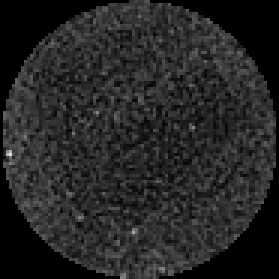
#> input picture 14CR01.png, 93 x 93 px (shown 3 times larger); its folder holds only this picture in this run
$ jupyter execute --allow-errors CTScan_entropy.ipynb   (shell and % lines are left out)   (older library calls are emulated)
#> lines starting #> are read from the running program, lines starting #| are printed output that depends on the picture
[cell 1]
# source http://scikit-image.org/docs/dev/auto_examples/filters/plot_entropy.html
# http://scikit-image.org/docs/dev/auto_examples/features_detection/plot_glcm.html

<div class="document" id="entropy">
<h1 class="title">Entropy</h1>
<p>In information theory, information entropy is the log-base-2 of the number of
possible outcomes for a message.</p>
<p>For an image, local entropy is related to the complexity contained in a given
neighborhood, typically defined by a structuring element. The entropy filter can
detect subtle variations in the local gray level distribution.</p>
<p>In the first example, the image is composed of two surfaces with two slightly
different distributions. The image has a uniform random distribution in the
range [-14, +14] in the middle of the image and a uniform random distribution in
the range [-15, 15] at the image borders, both centered at a gray value of 128.
To detect the central square, we compute the local entropy measure using a
circular structuring element of a radius big enough to capture the local gray
level distribution. The second example shows how to detect texture in the camera
image using a smaller structuring element.</p>
</div>

## Caractérisation de l'homogénéité rocheuse d'images du CT-scan

Les modules nécessaires de scikit - image

[cell 2]
import numpy as np
import matplotlib.pyplot as plt
from skimage import data
from skimage.util import img_as_ubyte
from skimage.util import img_as_uint
from skimage.filters.rank import entropy
from skimage.morphology import disk
from skimage.feature import greycomatrix, greycoprops
import skimage.io as io
import glob

Les images se trouvent dans le même dossier que le script et ils sont en format .png de dimension égale. On initialise une liste de toutes les images avec glob

[cell 3]
# Density CT scan images
im  = glob.glob("*.png") # ["all the .png files in the folder", ]
# Photo sample image
# im  = glob.glob("img/*.png") # ["all the .png files in the folder img", ]

On extrapole un masque (cercle) pour calculer l'entropie moyenne uniquement sur  l'image et pas sur les bords.

#> (a cell that did not finish here is left out)

On produit l'image qui représente la numérisation (à gauche) avec l'identifiant de l'image et est entropie (à droite) avec la valeur moyenne sur l'image masquée.

[cell 5]
nrows = len(im)
# One fig for all samples
fig, axes = plt.subplots(nrows, 2,figsize=(6, 32), sharex=True,sharey=True,subplot_kw={"adjustable": "box-forced"})
bbox_props = dict(boxstyle="round,pad=0.3", lw=1,fc='white')

def main():
    for i,row in enumerate(axes):
        x = io.imread(im[i],as_grey=True)
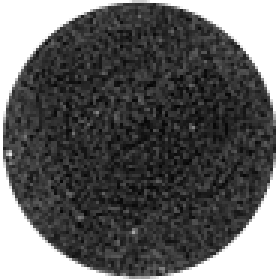
#> x: shape (93, 93) float64 (shown 3 times larger); min 0.0258, max 1, mean 0.382
        x1 = img_as_uint(x)
        x2 = img_as_ubyte(x)
        y = entropy(x1,disk(1))
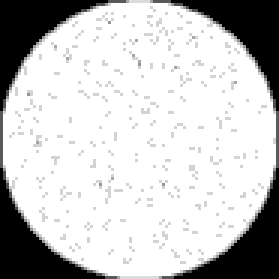
#> y: shape (93, 93) float64 (shown 3 times larger); min 0, max 2.32, mean 1.8; drawn with min black and max white
        y_mean = np.mean(y[inner_mask])
        glcm = greycomatrix(x2, [1], [0], 256)
        hom = greycoprops(glcm, 'homogeneity')
        plot(row, x, y,y_mean,im[i],hom)

    plt.show()
    fig.savefig('CTScan_entropy.pdf',bbox_inches='tight')

def plot(axrow, x, y,y_mean,im,hom):
    im0 = axrow[0].imshow(x,  cmap=plt.cm.gray)
    axrow[0].set_title("Image ="+ str(im),fontsize=9)
    axrow[0].axis("off")
    axrow[0].text(46, 16, "hom = "+str(round(hom,2)), ha="center", va="center",size=10,bbox=bbox_props)
    fig.colorbar(im0, ax=axrow[0])
    im1 = axrow[1].imshow(y,  cmap=plt.cm.gray)
    axrow[1].set_title("Entropy = "+str(round(y_mean,2)),fontsize=10)
    axrow[1].axis("off")

    fig.colorbar(im1, ax=axrow[1])

#> (the rest of this cell did not finish here and is left out)

$ run again, on 14CR06B.png
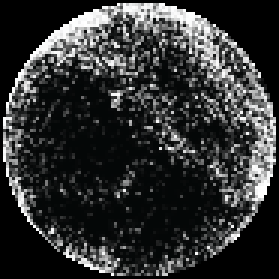
#> input picture 14CR06B.png, 93 x 93 px (shown 3 times larger)
#> in main, `x = io.imread(im[i],as_grey=True)`:
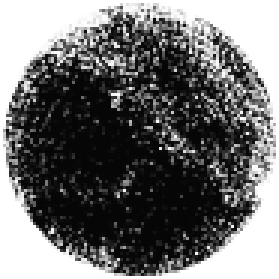
#> x: shape (93, 93) float64 (shown 3 times larger); min 0.025, max 1, mean 0.437
#> in main, `y = entropy(x1,disk(1))`:
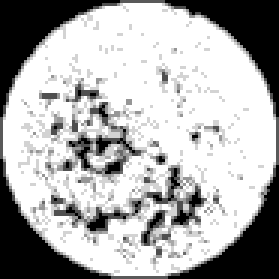
#> y: shape (93, 93) float64 (shown 3 times larger); min 0, max 2.32, mean 1.59; drawn with min black and max white

$ run again, on 14CR10A.png
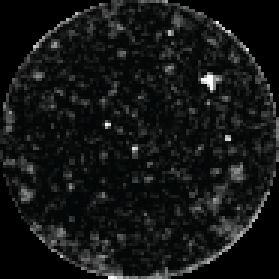
#> input picture 14CR10A.png, 93 x 93 px (shown 3 times larger)
#> in main, `x = io.imread(im[i],as_grey=True)`:
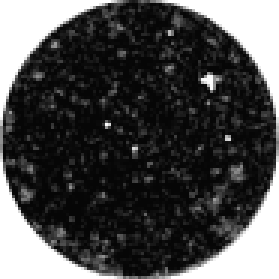
#> x: shape (93, 93) float64 (shown 3 times larger); min 0.025, max 1, mean 0.295
#> in main, `y = entropy(x1,disk(1))`:
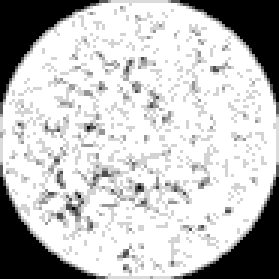
#> y: shape (93, 93) float64 (shown 3 times larger); min 0, max 2.32, mean 1.76; drawn with min black and max white

$ run again, on 14CR12A.png
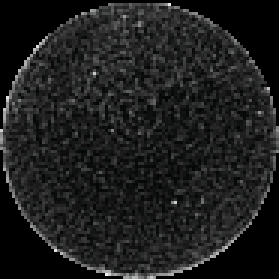
#> input picture 14CR12A.png, 93 x 93 px (shown 3 times larger)
#> in main, `x = io.imread(im[i],as_grey=True)`:
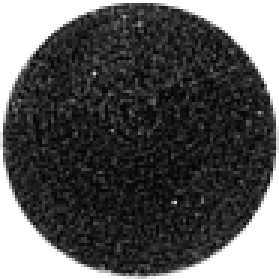
#> x: shape (93, 93) float64 (shown 3 times larger); min 0.025, max 1, mean 0.347
#> in main, `y = entropy(x1,disk(1))`:
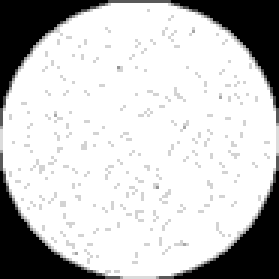
#> y: shape (93, 93) float64 (shown 3 times larger); min 0, max 2.32, mean 1.81; drawn with min black and max white

$ run again, on 14CR05A.png
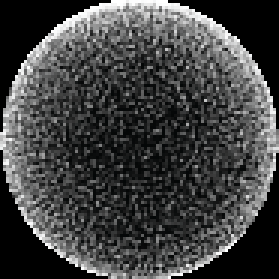
#> input picture 14CR05A.png, 93 x 93 px (shown 3 times larger)
#> in main, `x = io.imread(im[i],as_grey=True)`:
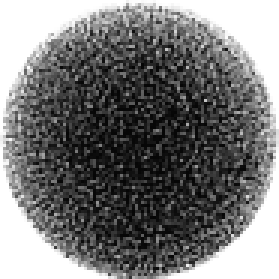
#> x: shape (93, 93) float64 (shown 3 times larger); min 0.025, max 1, mean 0.47
#> in main, `y = entropy(x1,disk(1))`:
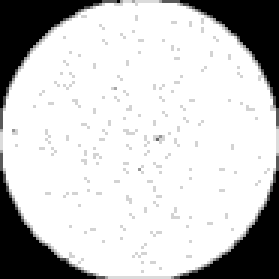
#> y: shape (93, 93) float64 (shown 3 times larger); min 0, max 2.32, mean 1.84; drawn with min black and max white
